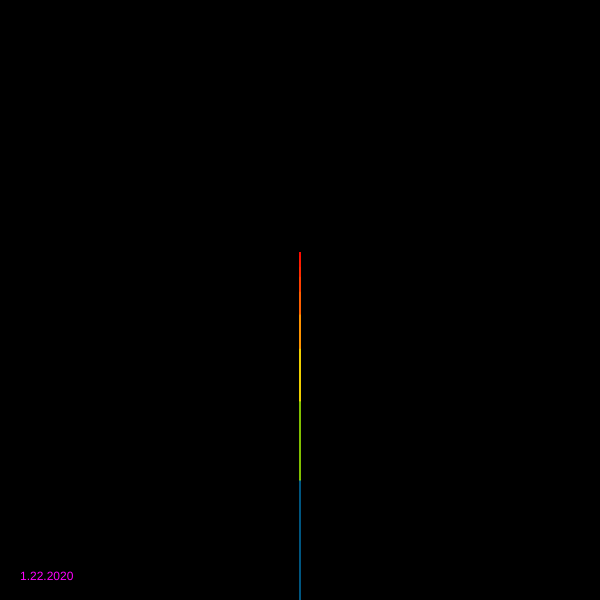
Frame 1 (no input)
Frame 60 (no input): identical to frame 1, image omitted
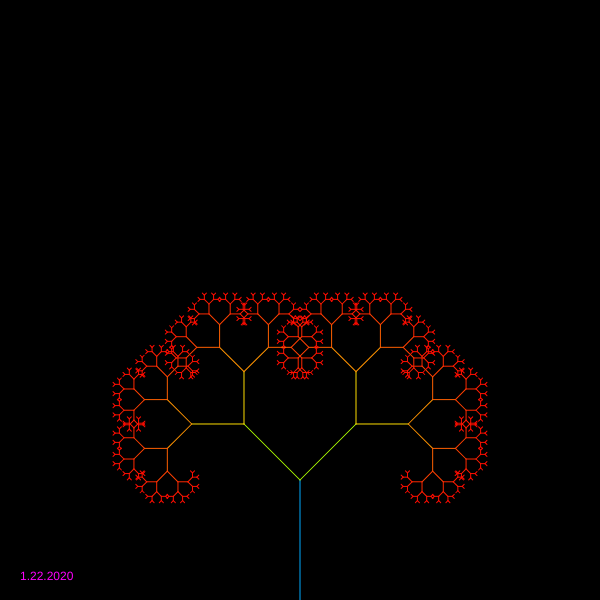
Frame 120 (the mouse pressed at the canvas centre since frame 60)

The p5.js sketch that drew these frames (run headless with seeded random() and noise() and a simulated clock; from frame 60 on, the mouse is pressed at the canvas centre):

// p5.js sketch
// ── sketch.js
let theta;

function setup() {
  createCanvas(600, 600);
  colorMode(HSB);
}

function draw() {
  background(0);
  noStroke();
  fill(300, 255, 255);
  text("1.22.2020", 20, height - 20);
  frameRate(30);
  stroke(255);
  // Let's pick an angle 0 to 90 degrees based on the mouse position
  let a = (mouseX / width) * 90;
  // Convert it to radians
  theta = radians(a);
  // Start the tree from the bottom of the screen
  translate(width/2,height);
  // Draw a line 120 pixels
  stroke(200, 250, 250);
  line(0,0,0,-120);
  // Move to the end of that line
  translate(0,-120);
  // Start the recursive branching!
  branch(120);

}

function branch(h) {
  // Each branch will be 2/3rds the size of the previous one
  h *= 0.66;

  // All recursive functions must have an exit condition!!!!
  // Here, ours is when the length of the branch is 2 pixels or less
  if (h > 2) {
    push();    // Save the current state of transformation (i.e. where are we now)
    rotate(theta);   // Rotate by theta
    stroke(h, 250, 250);
    line(0, 0, 0, -h);  // Draw the branch
    translate(0, -h); // Move to the end of the branch
    branch(h);       // Ok, now call myself to draw two new branches!!
    pop();     // Whenever we get back here, we "pop" in order to restore the previous matrix state

    // Repeat the same thing, only branch off to the "left" this time!
    push();
    stroke(h, 250, 250);
    rotate(-theta);
    line(0, 0, 0, -h);
    translate(0, -h);
    branch(h);
    pop();
  }
}
